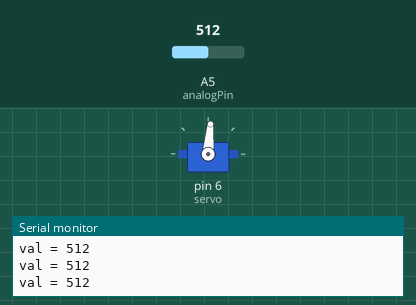
Simulated run of this sketch. Board: Arduino Uno, built with avr-gcc and run on an emulated ATmega328P. On the bench: servo, the last lines printed to the serial monitor. The test bench sets the inputs (shaded band); at power-on: A5 (analogPin) = 512.

Above: at 1.2 s.
1.3 s: A5 (analogPin) set to 716
At 1.9 s:
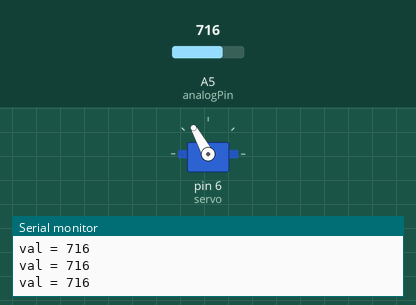
2.8 s: A5 (analogPin) set to 900
At 3.3 s:
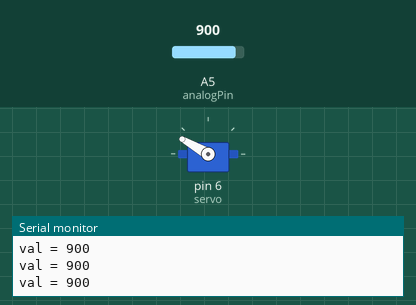
4.3 s: A5 (analogPin) set to 1023
At 4.7 s:
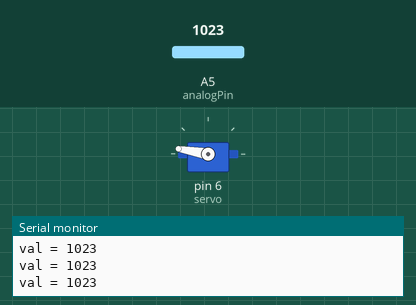
5.8 s: A5 (analogPin) set to 306
At 7.0 s:
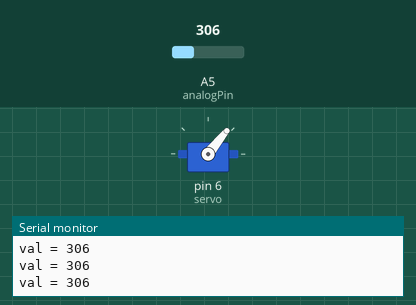
7.3 s: A5 (analogPin) set to 122
At 8.5 s:
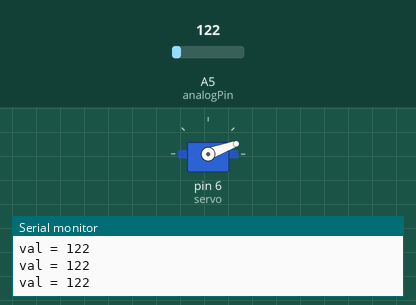
8.8 s: A5 (analogPin) set to 511
At 10.0 s:
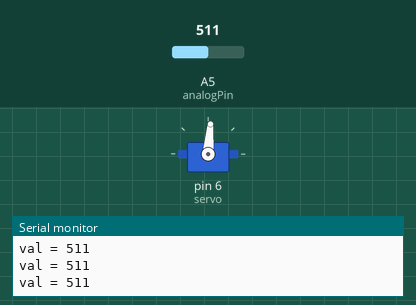
Timing chart, 0 to 11.3 s (numbered marks = the images above; inputs shaded):
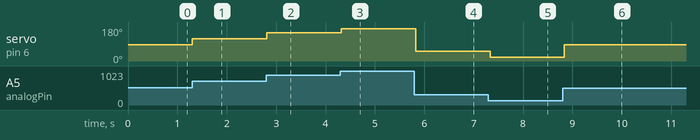

The sketch:

RA117_Arduino.ino
```cpp
#include <Servo.h>
int servo = 6;
Servo myservo;
int analogPin = 5;
int val = 0;
void setup() {
myservo.attach(servo);
  Serial.begin(9600);
}

void loop() {
  val = analogRead(analogPin);
  Serial.print("val = ");
  Serial.println(val);
  val = val/6;
  myservo.write(val);
  delay(100);

}
```

Measured:
- after the input at 1.3 s, servo on pin 6 (servo): 85° → 119° at once
- after the input at 2.8 s, servo on pin 6 (servo): 119° → 150° at once
- after the input at 4.3 s, servo on pin 6 (servo): 150° → 170° at once
- after the input at 5.8 s, servo on pin 6 (servo): 170° → 51° at once
- after the input at 7.3 s, servo on pin 6 (servo): 51° → 20° at once
- after the input at 8.8 s, servo on pin 6 (servo): 20° → 85° at once
